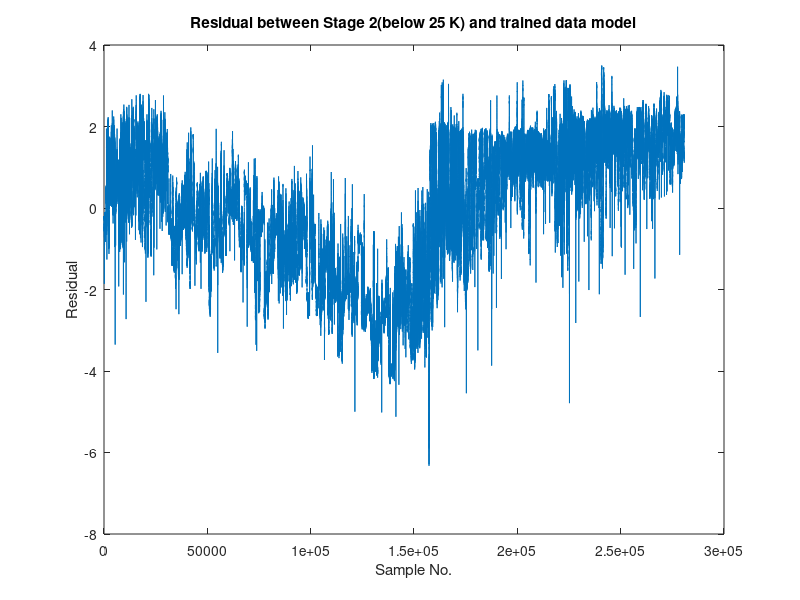

This figure's MATLAB source: (Note: this script raises an error after producing the figure.)
% Project: Dewar Monitoring ==========================================%
% Code : TimeBasedAnalysis_QuantileBased_ModelTesting.mat 

% Description : 

% The following code was written to obtain probabilty distributions of 
% nominal data which then shall be taken as reference distributions for 
% perfoming change detection using sequential quantile estimation process.

% The quantile based change detection works by computing the deviation of
% the probabilty distribution of the residual(difference between Stage 2 
% and data model)from a set of reference distributions at each time instant. 
% If the this deviation exceeds a predetermined threshold, then one can 
% conclude that a change has been detected. Therefore, the method does not
% depend on a specific statistcal quantity such as mean but rather depends
% on change in the pdf of residual.


% The theory and the pseudocode for this work has been taken from the
% following paper:

% 'Residual change detection using low-complexity sequential quantile
% estimation', D. Jung, E. Frisk and M. Krysander

clc
clear all

%% Training reference distributions on training residual data 

% To obtain the set of reference probabilty distributions, the residual
% between the datamodel and the training Stage 2 data (Stage 2 below 25 K)
% has been chosen. The prior assumption is that this residual data set 
% contains the residual readings when the system is stable. 
% Therefore, there shall be changes in the probability distributions within
% this data set as well but all these changes correspond to pdfs that would
% exist in the stable system regime.

load('resStage2Model.mat');
resSignal = resStage2Eqn(:,1);
plot(resSignal);
title('Residual between Stage 2(below 25 K) and trained data model');
ylabel('Residual');
xlabel('Sample No.');

%% Sequential Quantile Estimation of Residual Signal

% The method works by computing the pdf of the residual at every time instant. 
% The algorithm used is called Sequential Quantile Estimation and is
% explained in the paper refered in the description.


% In the following loop, the distribution of residual is estimated for each
% time step and is stored in seqQuantEstDC.

tau = [0.01,0.1,0.2,0.3,0.4,0.5,0.6,0.7,0.8,0.9,0.99];
noOfQuants = size(tau,2);

seqQuantEstDC = zeros(size(resSignal,1),size(tau,2));
N = 100;

for k = 1:noOfQuants
    
    seqQuantEst = 0;
    n = 0;
    m = 0;

    for i = 1:size(resSignal,1)
        [seqQuantEst,n,m] = seqQuantile(resSignal(i,1),seqQuantEst,n,m,tau(1,k),N); 

        seqQuantEstDC(i,k) = seqQuantEst;
    end
end

estQuant = zeros(1, noOfQuants);
for i = 1:noOfQuants
    estQuant(1,i) = mean(seqQuantEstDC(:,i));
end

plot(resSignal); hold on; plot(seqQuantEstDC);
title('Estimated quantiles superimposed on residual plot');
ylabel('Residual');
xlabel('Sample No.');
%% K Means Classification of Sequential Quantile Estimates

% After obtaining the distribution for each time step, K-means
% classification is applied to obtain 5 clusters and hence 5 reference
% distributions.

% The final outcome of the training is the vector of centroids C which
% contains 5 reference distributions. A distribution is defined by a set of
% quantiles for the data set. In this case, 11 quantiles have been chosen
% to define the quantile set.

trainDataSeqQuantEst = seqQuantEstDC(1:size(seqQuantEstDC,1),:);

K = 5;
[id, C] = kmeans(trainDataSeqQuantEst, K);

for i = 1:size(id,1)
   distFromCentroid(i,1) = norm(seqQuantEstDC(i,:) - C(id(i,1),:)); 
end

% Plot trained Cumulative Distribution Functions

for i = 1:K
    plot(fliplr(C(i,2:11)), tau(2:11));
    hold on
end

title('Trained reference Cumulative Distribution Functions');
xlabel('Residual');
ylabel('Probability');
legend('1','2','3','4','5');

%% Plot different data samples of distributions
for i = 1:K
    ind = find(id == i);
    plot(resSignal(ind));
    hold on
end
legend('1','2','3','4','5');
title('Residual data as per reference CDF');
xlabel('Sample No.');
ylabel('Residual');